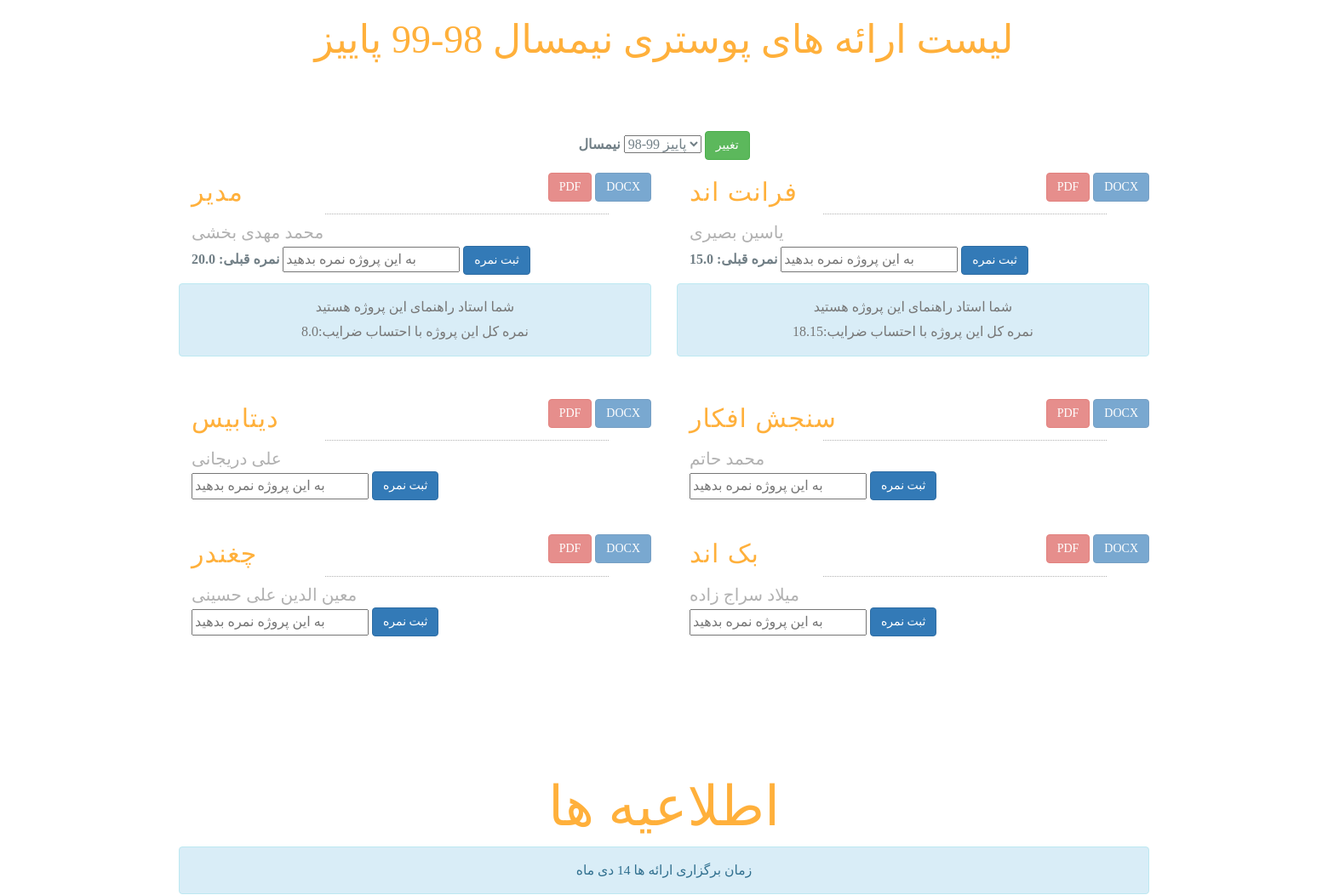
The app's page / (signed in, middle part), older data.
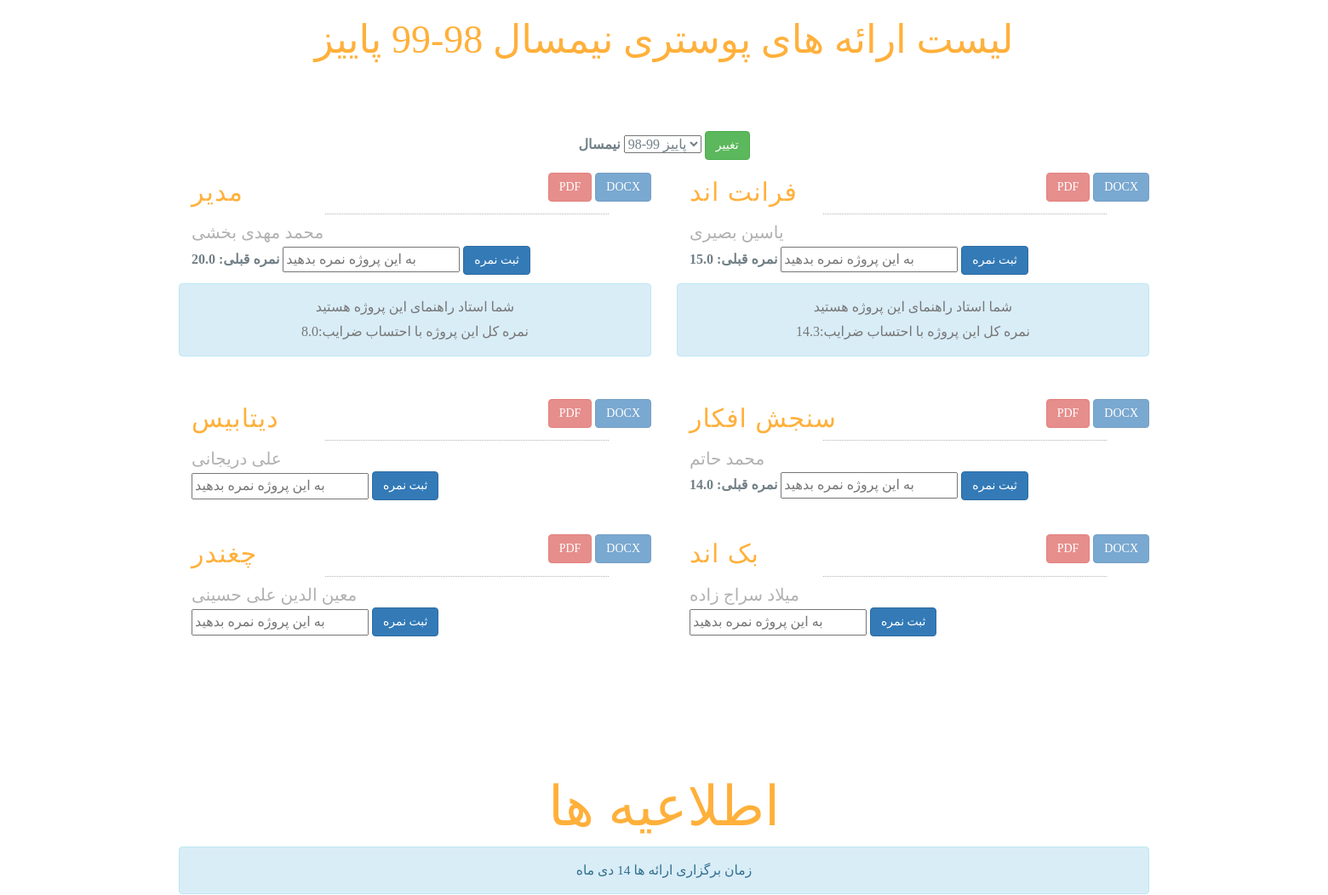
The same page, newer data.
### webSite/models.py (models this page shows, shortened)
class Student(models.Model):
    user = models.OneToOneField(User, on_delete=models.CASCADE)
    student_id_number = models.IntegerField(unique=True)
    phone_number = models.IntegerField(unique=True)
    research_subject = models.CharField(max_length=256, blank=True)
    pdf = models.FileField(upload_to='doc1', blank=True)
    doc = models.FileField(upload_to='doc2', blank=True)
    semester = models.ForeignKey(Semester, related_name='students',
                                 on_delete=models.SET_NULL,
                                 blank=True, null=True)
    guid_instructor = models.ForeignKey(Professor,
                                        related_name='students',
                                        on_delete=models.SET_NULL,
                                        blank=True, null=True)
    total_grade = models.FloatField(blank=True, null=True)
    def __str__(self):
        return (self.user.first_name + ' ' +  # pylint: disable=no-member
                self.user.last_name)  # pylint: disable=no-member

class Grade(models.Model):
    GRADE_TYPE_CHOICES = [
        ('by student', 'by student'),
        ('by professor', 'by professor'),
        ('by guid_instructor', 'by guid_instructor'),
        ('by industry', 'by industry'),
    ]
    value = models.FloatField(blank=False)
    grade_type = models.CharField(
        max_length=256, choices=GRADE_TYPE_CHOICES, blank=False)
    given_by = models.ForeignKey(
        User, related_name='grades_given',
        on_delete=models.CASCADE, blank=False)
    given_to = models.ForeignKey(
        User, related_name='grades', on_delete=models.CASCADE, blank=False)

class Notification(models.Model):
    text = models.CharField(max_length=500, blank=False)
    def __str__(self):
        return self.text

### webSite/views.py (the view, shortened to what this page needs)
# urls.py: path('', views.index, name='index'),
def index(request):
    template = 'index.html'
    model = Semester
    context_object_name = 'Semester'
    context = {}
    semesters = Semester.objects.all().order_by('-created_date')
    semester = semesters[0]
    Semester_students = semester.students.all()
    context['Semester_students'] = Semester_students
    context['notifications'] = Notification.objects.all()
    context['selected'] = semester
    context['semesters'] = semesters
    return render(request, template, context)

### webSite/models.py (called while the page is built)
    def __str__(self):
        return (self.name)

### templates/index.html (shortened to what the changed rows need)
<!DOCTYPE html>
{% load staticfiles %}
<html lang="en">
<head>
    <link rel="stylesheet" type="text/css" href="{% static 'css/font-awesome.min.css' %}">
    <link rel="stylesheet" type="text/css" href="{% static 'css/bootstrap.min.css' %}">
    <link rel="stylesheet" type="text/css" href="{% static 'css/style.css' %}">
</head>
<body>
<section id="menu-list" class="section-padding">
    <div class="container">
        <div class="row">
            <div class="col-md-12 text-center marb-35">
                <h1 class="header-h">لیست ارائه های پوستری نیمسال {{selected}} </h1>
            </div>
            <div id="menu-wrapper">
                {% for student in Semester_students %}
                    <div class="breakfast menu-restaurant">
                        <span class="clearfix">
                            <div class="container">
                            <p  class="menu-title">{{ student.research_subject }}</p>
                        </div>
                          <span style="left: 166px; right: 44px;" class="menu-line"></span>
                          <span class="menu-price">
                            {% if student.pdf %}
                            <a class='btn btn-danger' href="{{student.pdf.url}}">PDF</a>
                    {% else %}
                    <a href="#" class="btn btn-danger disabled" tabindex="-1" role="button" aria-disabled="true">PDF</a>
                    {% endif %}
                    {% if student.doc %}
                            <a class='btn btn-primary' href="{{student.doc.url}}">DOCX</a>
                    {% else %}
                            <a href="#" class="btn btn-primary disabled" tabindex="-1" role="button" aria-disabled="true">DOCX</a>
                    {% endif %}
                    </span>
                        </span>
                        <div class='container'>
                        <span class="menu-subtitle">{{ student }}</span>
                    </div>
                        {% if selected.active %}
                            {% if user.is_authenticated %}
                            {% if not user.is_superuser  %}
                    <div class='mb-5 container'>
                    <form class="form-inline" method="POST">
                        <div class="form-group mb-2">
                                {% for grade in student.user.grades.all %}
                                    {% if grade.given_by == user %}
                                        <label for='grade'>{{grade.value}} :نمره قبلی </label>
                                    {% endif %}
                                {% endfor %}
                          <input name='grade' type="text"  class="form-control-plaintext" placeholder="به این پروژه نمره بدهید">
                        </div>
                        <button type="submit" name='submit_grade' class="btn btn-primary mb-2">ثبت نمره</button>
                      </form>
                    </div>
                        {% endif %}
                    {% endif %}
                {% endif %}
                        <div>
                            {% if user.username == student.guid_instructor.user.username %}
                            <div class="alert alert-info" role="alert">
                                <p class="text-muted text-center">شما استاد راهنمای این پروژه هستید</p>
                                <p class="text-muted text-center">{{student.total_grade}}:نمره کل این پروژه با احتساب ضرایب</p>
                              </div>
                            {% endif %}
                        </div>
                    </div>
                {% endfor %}
            </div>
        </div>
    </div>
    <div class="container">
        <div class="row">
            <div class="inner text-center">
                <h1 class="logo-name titr_text">اطلاعیه ها</h1>
            </div>
        </div>
        <div class="center-block text-center">
            {% for notification in notifications %}
                <div class="alert alert-info" style="direction: rtl; font-size: 1vw">
                    {{notification}}
            </div>
            {% endfor %}
        </div>
    </div>
</section>
</body>
</html>

Row changes from the older to the newer data that the page shows:
changed Student "فرانت اند": total_grade "18.15" → "14.3"
added Grade: value "14.0", shown under Student "سنجش افکار"
